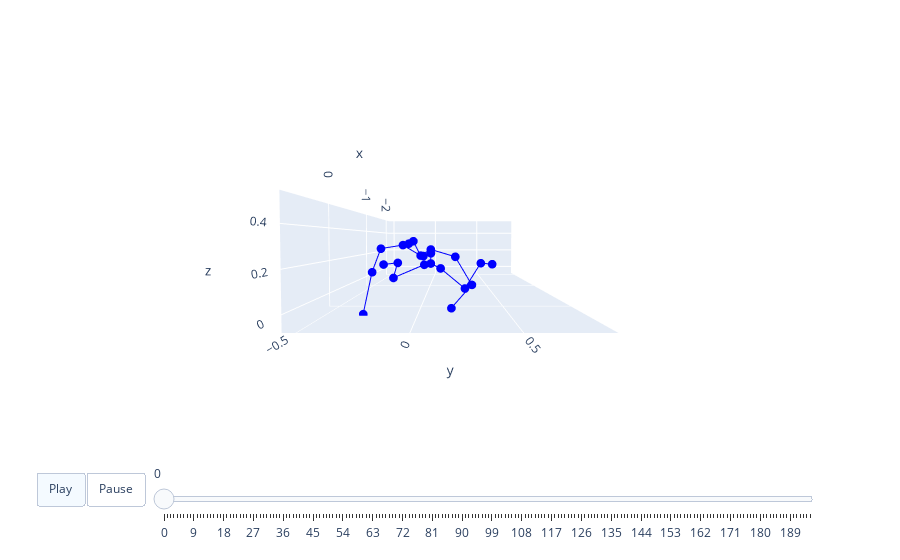

Notebook cell for this chart:
### Code cell
from exit.utils import animate3d, t2m_bone
animate3d(cur_motion[3].permute(2,0,1).cpu().detach().numpy(), BONE_LINK=t2m_bone, first_total_standard=63, axis_visible=True)
